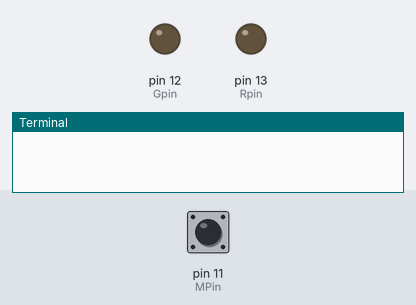
Simulated run of this program. Board: Raspberry Pi (header pin numbers). On the bench: output pins drawn as LEDs (lit = HIGH), the last lines printed to the terminal. The test bench sets the inputs (shaded band); at power-on: pin 11 (MPin) HIGH.

Above: at 1.2 s.
1.3 s: pin 11 (MPin) pulled LOW for 0.15 s
At 2.4 s:
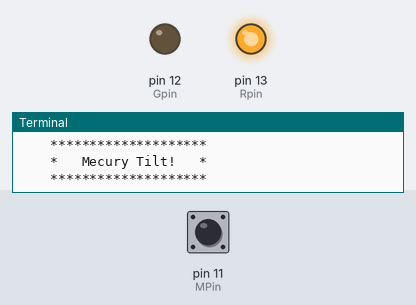
2.9 s: pin 11 (MPin) pulled LOW for 1 s
At 4.3 s:
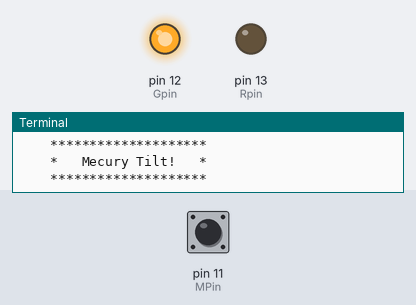
5.4 s: pin 11 (MPin) pulled LOW for 3.2 s
At 6.7 s:
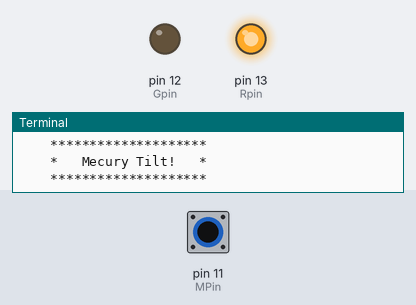
Timing chart, 0 to 10.1 s (numbered marks = the images above; inputs shaded):
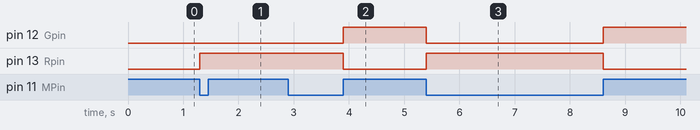

The program:

08_mecury_switch.py
```python
#!/usr/bin/env python
import RPi.GPIO as GPIO

MPin = 11
Gpin   = 12
Rpin   = 13

def setup():
	GPIO.setmode(GPIO.BOARD)       # Numbers GPIOs by physical location
	GPIO.setup(Gpin, GPIO.OUT)     # Set Green Led Pin mode to output
	GPIO.setup(Rpin, GPIO.OUT)     # Set Red Led Pin mode to output
	GPIO.setup(MPin, GPIO.IN, pull_up_down=GPIO.PUD_UP)    # Set BtnPin's mode is input, and pull up to high level(3.3V)
	GPIO.add_event_detect(MPin, GPIO.BOTH, callback=detect, bouncetime=200)

def Led(x):
	if x == 0:
		GPIO.output(Rpin, 1)
		GPIO.output(Gpin, 0)
	if x == 1:
		GPIO.output(Rpin, 0)
		GPIO.output(Gpin, 1)

def Print(x):
	if x == 0:
		print '    ********************'
		print '    *   Mecury Tilt!   *'
		print '    ********************'

def detect(chn):
	Led(GPIO.input(MPin))
	Print(GPIO.input(MPin))

def loop():
	while True:
		pass

def destroy():
	GPIO.output(Gpin, GPIO.HIGH)       # Green led off
	GPIO.output(Rpin, GPIO.HIGH)       # Red led off
	GPIO.cleanup()                     # Release resource

if __name__ == '__main__':     # Program start from here
	setup()
	try:
		loop()
	except KeyboardInterrupt:  # When 'Ctrl+C' is pressed, the child program destroy() will be  executed.
		destroy()
```

Measured:
- after the input at 1.3 s, pin 13 (Rpin): LOW → HIGH at once
- after the input at 2.9 s, pin 12 (Gpin): LOW → HIGH after 1.0 s; pin 13 (Rpin): HIGH → LOW after 1.0 s
- after the input at 5.4 s, pin 12 (Gpin): HIGH → LOW at once, → HIGH 3.2 s later; pin 13 (Rpin): LOW → HIGH at once, → LOW 3.2 s later
